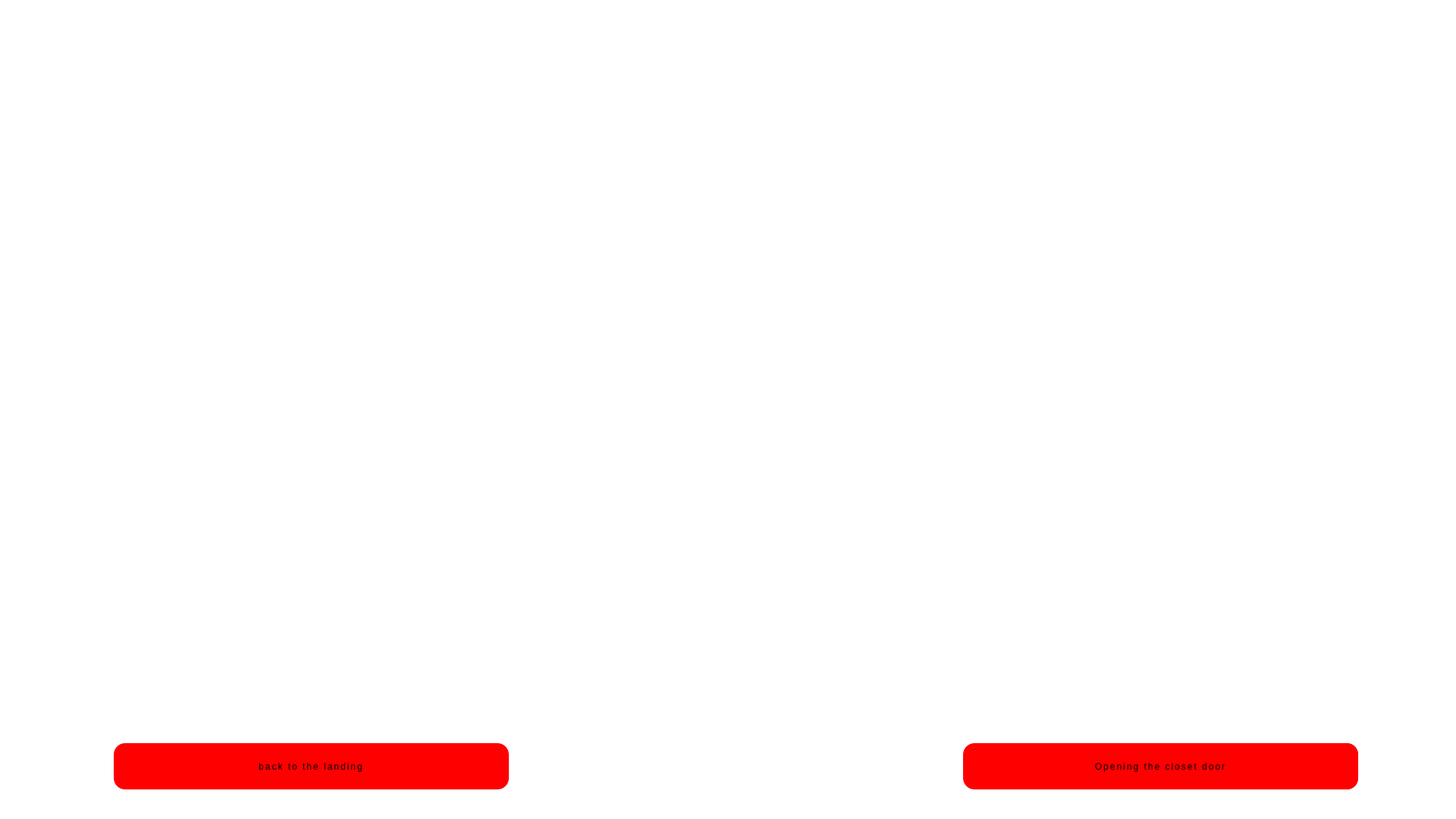
<?xml version="1.0" encoding="UTF-8"?>
<ui version="4.0">
 <class>Page8</class>
 <widget class="QWidget" name="Page8">
  <property name="geometry">
   <rect>
    <x>0</x>
    <y>0</y>
    <width>1920</width>
    <height>1080</height>
   </rect>
  </property>
  <property name="windowTitle">
   <string>Form</string>
  </property>
  <property name="styleSheet">
   <string notr="true">background-color: rgba(72, 74, 89, 0);

</string>
  </property>
  <widget class="QLabel" name="label">
   <property name="geometry">
    <rect>
     <x>0</x>
     <y>0</y>
     <width>1920</width>
     <height>1080</height>
    </rect>
   </property>
   <property name="styleSheet">
    <string notr="true">background-color: rgba(72, 74, 89, 0);
</string>
   </property>
   <property name="text">
    <string/>
   </property>
   <property name="pixmap">
    <pixmap>images/8.jpg</pixmap>
   </property>
   <property name="scaledContents">
    <bool>true</bool>
   </property>
  </widget>
  <widget class="QLabel" name="blur">
   <property name="geometry">
    <rect>
     <x>0</x>
     <y>0</y>
     <width>1920</width>
     <height>1080</height>
    </rect>
   </property>
   <property name="text">
    <string/>
   </property>
  </widget>
  <widget class="QTextEdit" name="story_0">
   <property name="enabled">
    <bool>false</bool>
   </property>
   <property name="geometry">
    <rect>
     <x>300</x>
     <y>660</y>
     <width>1321</width>
     <height>221</height>
    </rect>
   </property>
   <property name="styleSheet">
    <string notr="true">font: 700 28pt &quot;Amatic SC&quot;;
background-color: rgba(72, 74, 89, 0);
</string>
   </property>
   <property name="readOnly">
    <bool>true</bool>
   </property>
  </widget>
  <widget class="QPushButton" name="left_btn">
   <property name="geometry">
    <rect>
     <x>150</x>
     <y>980</y>
     <width>521</width>
     <height>61</height>
    </rect>
   </property>
   <property name="cursor">
    <cursorShape>PointingHandCursor</cursorShape>
   </property>
   <property name="styleSheet">
    <string notr="true">font: 24pt &quot;October Crow&quot;;
background-color: rgb(255, 0, 0);
letter-spacing: 2px;
border:none;
border-radius:15px;</string>
   </property>
   <property name="text">
    <string>back to the landing</string>
   </property>
  </widget>
  <widget class="QPushButton" name="right_btn">
   <property name="geometry">
    <rect>
     <x>1270</x>
     <y>980</y>
     <width>521</width>
     <height>61</height>
    </rect>
   </property>
   <property name="cursor">
    <cursorShape>PointingHandCursor</cursorShape>
   </property>
   <property name="styleSheet">
    <string notr="true">font: 24pt &quot;October Crow&quot;;
background-color: rgb(255, 0, 0);
letter-spacing: 2px;
border:none;
border-radius:15px;</string>
   </property>
   <property name="text">
    <string>Opening the closet door</string>
   </property>
  </widget>
  <widget class="QPushButton" name="p_next">
   <property name="geometry">
    <rect>
     <x>1560</x>
     <y>980</y>
     <width>231</width>
     <height>61</height>
    </rect>
   </property>
   <property name="cursor">
    <cursorShape>PointingHandCursor</cursorShape>
   </property>
   <property name="styleSheet">
    <string notr="true">font: 24pt &quot;October Crow&quot;;
background-color: rgb(255, 0, 0);
letter-spacing: 2px;
border:none;
border-radius:15px;</string>
   </property>
   <property name="text">
    <string>Continue</string>
   </property>
  </widget>
  <widget class="QTextEdit" name="story_1">
   <property name="enabled">
    <bool>false</bool>
   </property>
   <property name="geometry">
    <rect>
     <x>300</x>
     <y>660</y>
     <width>1321</width>
     <height>221</height>
    </rect>
   </property>
   <property name="styleSheet">
    <string notr="true">font: 700 28pt &quot;Amatic SC&quot;;
background-color: rgba(72, 74, 89, 0);
</string>
   </property>
   <property name="readOnly">
    <bool>true</bool>
   </property>
  </widget>
  <widget class="QTextEdit" name="story_2">
   <property name="enabled">
    <bool>false</bool>
   </property>
   <property name="geometry">
    <rect>
     <x>300</x>
     <y>660</y>
     <width>1321</width>
     <height>221</height>
    </rect>
   </property>
   <property name="styleSheet">
    <string notr="true">font: 700 28pt &quot;Amatic SC&quot;;
background-color: rgba(72, 74, 89, 0);
</string>
   </property>
   <property name="readOnly">
    <bool>true</bool>
   </property>
  </widget>
  <zorder>label</zorder>
  <zorder>blur</zorder>
  <zorder>story_0</zorder>
  <zorder>left_btn</zorder>
  <zorder>p_next</zorder>
  <zorder>right_btn</zorder>
  <zorder>story_1</zorder>
  <zorder>story_2</zorder>
 </widget>
 <resources/>
 <connections/>
</ui>
